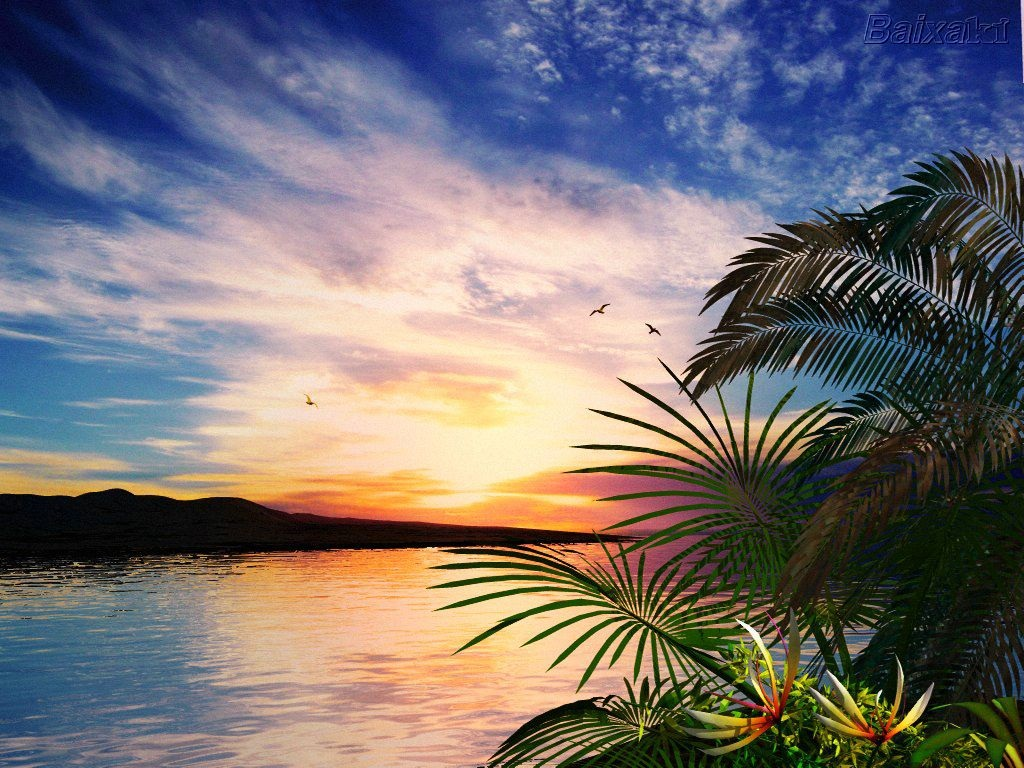
#> input picture Imagens/paisagem.jpg, 1024 x 768 px
$ python Quest_6.py
#> lines starting #> are read from the running program, lines starting #| are printed output that depends on the picture
import cv2
import numpy as np
import matplotlib.pyplot as plt

# Parâmetro de realce (quanto maior k, mais nítido)
k = 1.5

# Carregar a imagem em tons de cinza
img = cv2.imread('Imagens/paisagem.jpg', cv2.IMREAD_GRAYSCALE)
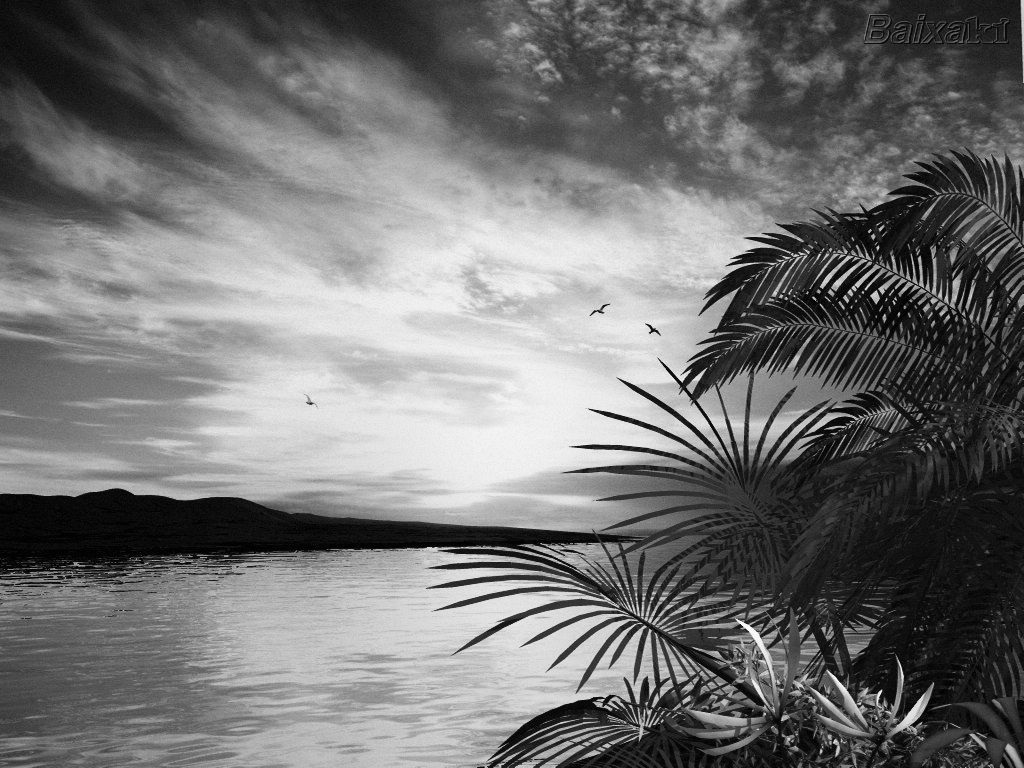
#> img: shape (768, 1024); min 0, max 255, mean 114

if img is None:
    print("Erro ao carregar a imagem.")
    exit()

# Aplicar suavização com filtro Gaussiano (pode ser media também)
f_barra = cv2.GaussianBlur(img, (5, 5), 0)

# Calcular g_mask = f - f_barra
g_mask = cv2.subtract(img, f_barra)
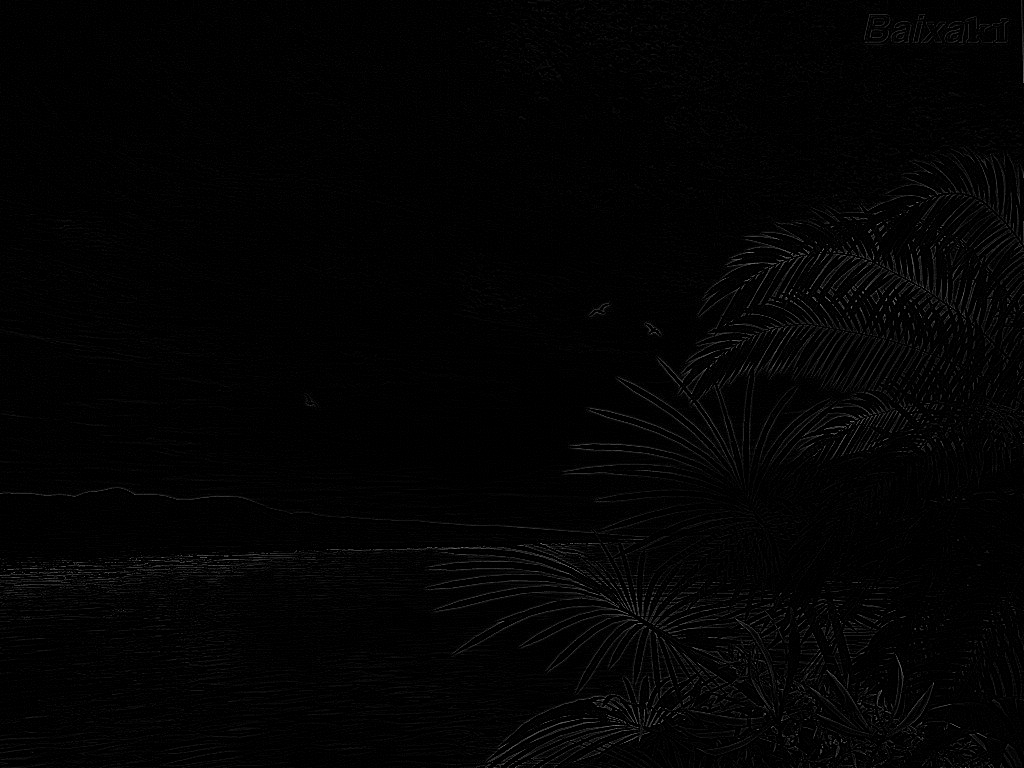
#> g_mask: shape (768, 1024); min 0, max 131, mean 3

# Calcular imagem final: g = f + k * g_mask
g_highboost = cv2.addWeighted(img, 1.0, g_mask, k, 0)
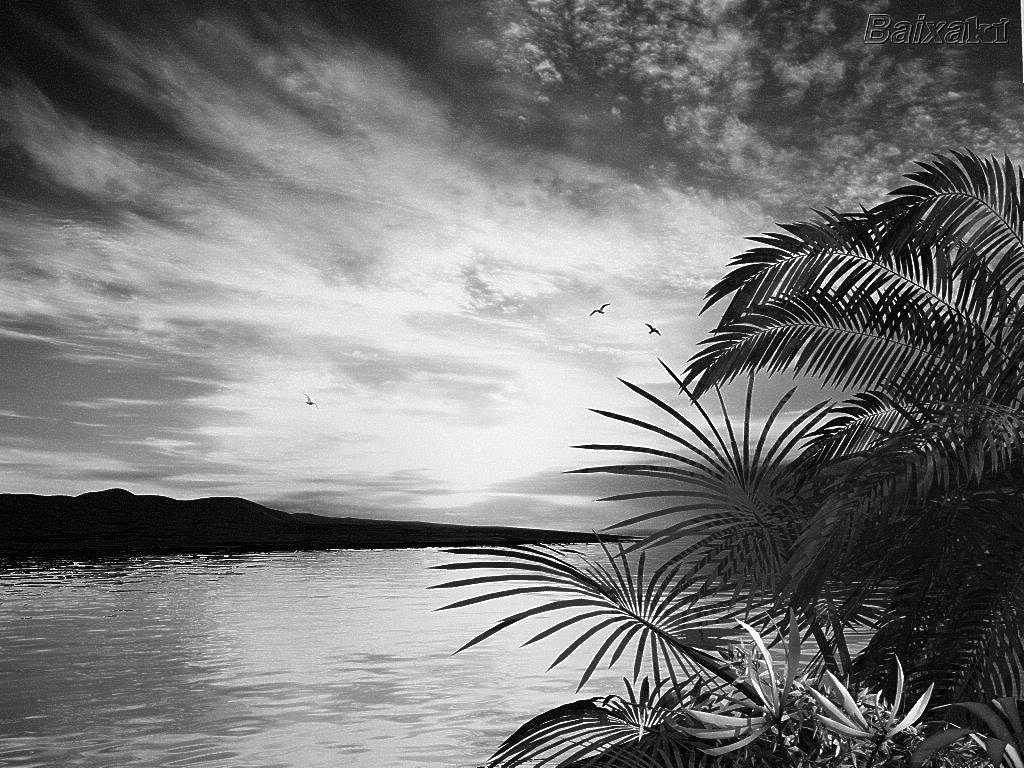
#> g_highboost: shape (768, 1024); min 0, max 255, mean 118.3

# Exibir resultados
plt.figure(figsize=(12, 5))

plt.subplot(1, 3, 1)
plt.title("Imagem Original")
plt.imshow(img, cmap='gray')
plt.axis('off')

plt.subplot(1, 3, 2)
plt.title("Máscara (Detalhes)")
plt.imshow(g_mask, cmap='gray')
plt.axis('off')

plt.subplot(1, 3, 3)
plt.title(f"High Boost (k = {k})")
plt.imshow(g_highboost, cmap='gray')
plt.axis('off')

plt.tight_layout()
plt.show()
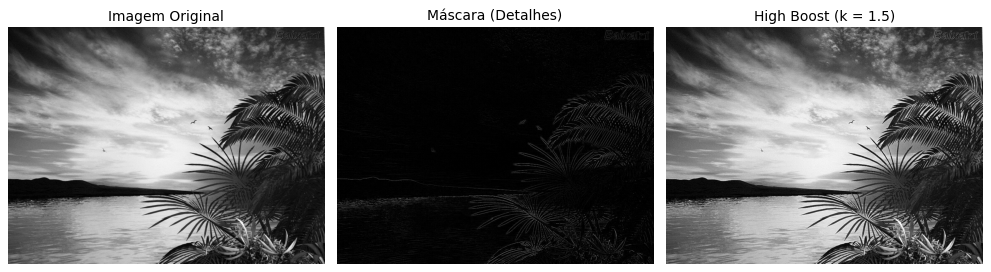
#> figure drawn by matplotlib, 3 panels
